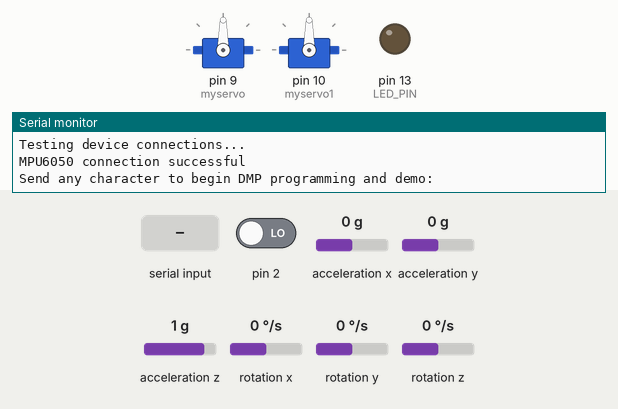
Simulated run of this sketch. Board: Arduino Uno, built with avr-gcc and run on an emulated ATmega328P. On the bench: 2 × servo, output pins drawn as LEDs (lit = HIGH), the last lines printed to the serial monitor. Dashed ring = blinking. The inputs (shaded band) are chosen by the test bench; at power-on: acceleration x 0 g, acceleration z 1 g, rotation z 0 °/s, acceleration y 0 g, pin 2 LOW, rotation x 0 °/s, rotation y 0 °/s. The sensor or clock chip raises its interrupt line as the real part does.

Above: at 0.9 s.
1.0 s: "90,45\n" received over Serial
At 2.75 s:
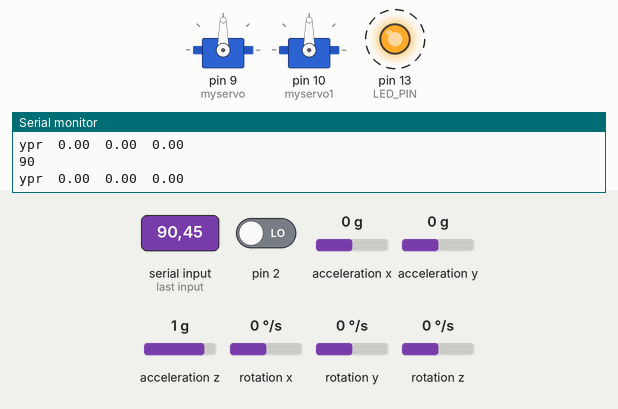
4.0 s: acceleration x set to 0.8 g
At 4.6 s:
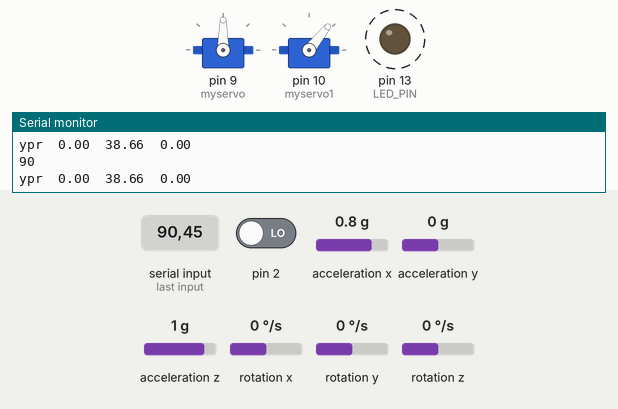
7.0 s: acceleration z set to 0 g
At 7.54 s:
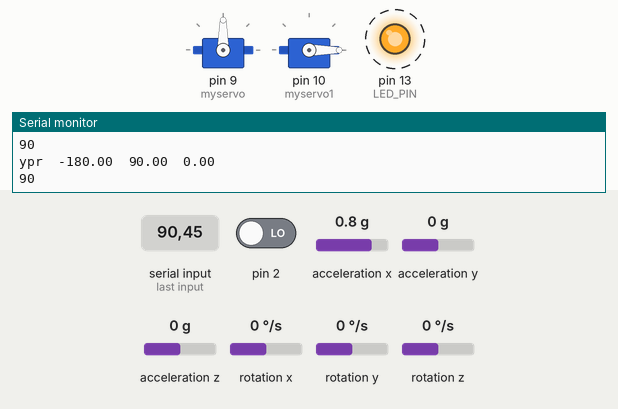
10.0 s: rotation z set to 192 °/s
At 12.6 s:
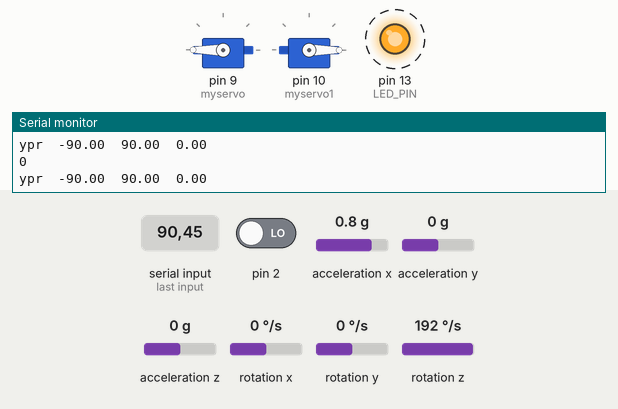
13.0 s: acceleration y set to -1.4 g
At 14.66 s:
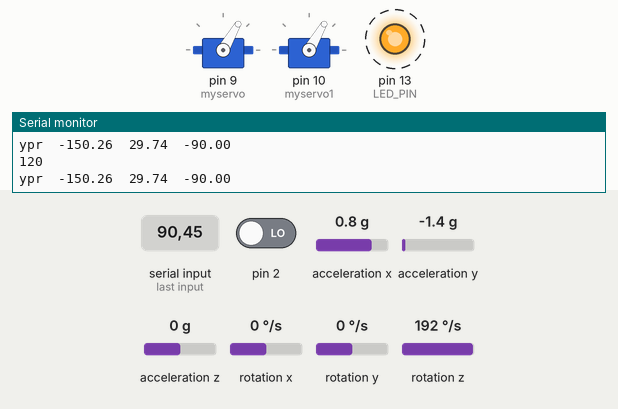
16.0 s: acceleration x set to -1.4 g
At 16.33 s:
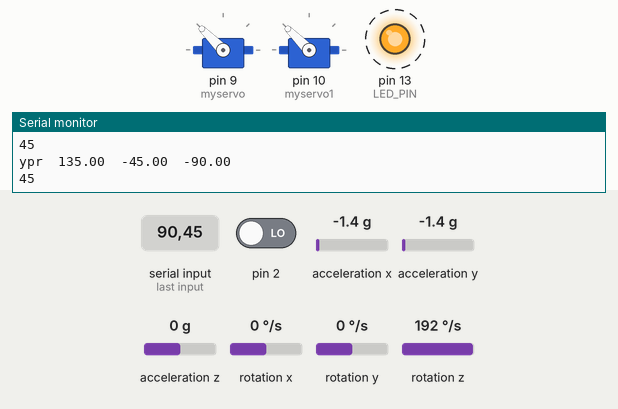
Timing chart, 0 to 20.0 s (numbered marks = the images above; inputs shaded):
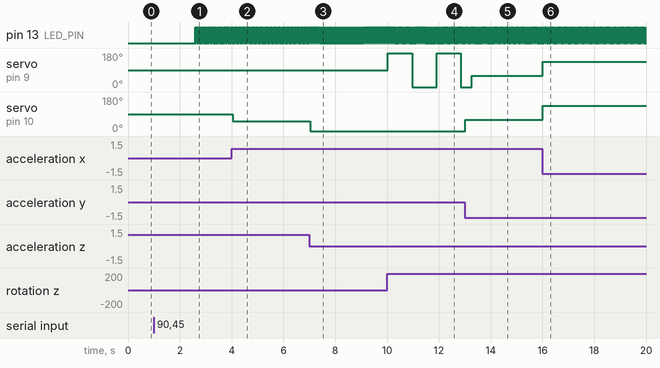

The sketch:

Project-Jarvis-Test.ino
```cpp
#include <Servo.h>
Servo myservo;
Servo myservo1;

// I2Cdev and MPU6050 must be installed as libraries, or else the .cpp/.h files
// for both classes must be in the include path of your project
#include "I2Cdev.h"

#include "MPU6050_6Axis_MotionApps20.h"
//#include "MPU6050.h" // not necessary if using MotionApps include file

// Arduino Wire library is required if I2Cdev I2CDEV_ARDUINO_WIRE implementation
// is used in I2Cdev.h
#if I2CDEV_IMPLEMENTATION == I2CDEV_ARDUINO_WIRE
    #include "Wire.h"
#endif

// class default I2C address is 0x68
// specific I2C addresses may be passed as a parameter here
// AD0 low = 0x68 (default for SparkFun breakout and InvenSense evaluation board)
// AD0 high = 0x69
MPU6050 mpu;
//MPU6050 mpu(0x69); // <-- use for AD0 high

/* =========================================================================
   NOTE: In addition to connection 3.3v, GND, SDA, and SCL, this sketch
   depends on the MPU-6050's INT pin being connected to the Arduino's
   external interrupt #0 pin. On the Arduino Uno and Mega 2560, this is
   digital I/O pin 2.
 * ========================================================================= */

#define OUTPUT_READABLE_YAWPITCHROLL


#define LED_PIN 13 // (Arduino is 13, Teensy is 11, Teensy++ is 6)
bool blinkState = false;

// MPU control/status vars
bool dmpReady = false;  // set true if DMP init was successful
uint8_t mpuIntStatus;   // holds actual interrupt status byte from MPU
uint8_t devStatus;      // return status after each device operation (0 = success, !0 = error)
uint16_t packetSize;    // expected DMP packet size (default is 42 bytes)
uint16_t fifoCount;     // count of all bytes currently in FIFO
uint8_t fifoBuffer[64]; // FIFO storage buffer

// orientation/motion vars
Quaternion q;           // [w, x, y, z]         quaternion container
VectorInt16 aa;         // [x, y, z]            accel sensor measurements
VectorInt16 aaReal;     // [x, y, z]            gravity-free accel sensor measurements
VectorInt16 aaWorld;    // [x, y, z]            world-frame accel sensor measurements
VectorFloat gravity;    // [x, y, z]            gravity vector
float euler[3];         // [psi, theta, phi]    Euler angle container
float ypr[3];           // [yaw, pitch, roll]   yaw/pitch/roll container and gravity vector


// ================================================================
// ===               INTERRUPT DETECTION ROUTINE                ===
// ================================================================

volatile bool mpuInterrupt = false;     // indicates whether MPU interrupt pin has gone high
void dmpDataReady() {
    mpuInterrupt = true;
}


// ================================================================
// ===                      INITIAL SETUP                       ===
// ================================================================
  int startPos = 90;
  int roundup = 0;
  int startPos1 = 90;
  int roundup1 = 0;
void setup() {

  myservo.attach(9);
  myservo.write(startPos);
  myservo1.attach(10);
  myservo1.write(startPos1);
    // join I2C bus (I2Cdev library doesn't do this automatically)
    #if I2CDEV_IMPLEMENTATION == I2CDEV_ARDUINO_WIRE
        Wire.begin();
        TWBR = 24; // 400kHz I2C clock (200kHz if CPU is 8MHz)
    #elif I2CDEV_IMPLEMENTATION == I2CDEV_BUILTIN_FASTWIRE
        Fastwire::setup(400, true);
    #endif

    // initialize serial communication
    // (115200 chosen because it is required for Teapot Demo output, but it's
    // really up to you depending on your project)
    Serial.begin(9600);
    while (!Serial); // wait for Leonardo enumeration, others continue immediately

    // NOTE: 8MHz or slower host processors, like the Teensy @ 3.3v or Ardunio
    // Pro Mini running at 3.3v, cannot handle this baud rate reliably due to
    // the baud timing being too misaligned with processor ticks. You must use
    // 38400 or slower in these cases, or use some kind of external separate
    // crystal solution for the UART timer.

    // initialize device
    Serial.println(F("Initializing I2C devices..."));
    mpu.initialize();

    // verify connection
    Serial.println(F("Testing device connections..."));
    Serial.println(mpu.testConnection() ? F("MPU6050 connection successful") : F("MPU6050 connection failed"));

    // wait for ready
    Serial.println(F("\nSend any character to begin DMP programming and demo: "));
    while (Serial.available() && Serial.read()); // empty buffer
    while (!Serial.available());                 // wait for data
    int deg = Serial.readString().toInt();
    myservo.write(deg);
    while (Serial.available() && Serial.read()); // empty buffer again

    // load and configure the DMP
    Serial.println(F("Initializing DMP..."));
    devStatus = mpu.dmpInitialize();

    // supply your own gyro offsets here, scaled for min sensitivity
    mpu.setXGyroOffset(220);
    mpu.setYGyroOffset(76);
    mpu.setZGyroOffset(-85);
    mpu.setZAccelOffset(1788); // 1688 factory default for my test chip

    // make sure it worked (returns 0 if so)
    if (devStatus == 0) {
        // turn on the DMP, now that it's ready
        Serial.println(F("Enabling DMP..."));
        mpu.setDMPEnabled(true);

        // enable Arduino interrupt detection
        Serial.println(F("Enabling interrupt detection (Arduino external interrupt 0)..."));
        attachInterrupt(0, dmpDataReady, RISING);
        mpuIntStatus = mpu.getIntStatus();

        // set our DMP Ready flag so the main loop() function knows it's okay to use it
        Serial.println(F("DMP ready! Waiting for first interrupt..."));
        dmpReady = true;

        // get expected DMP packet size for later comparison
        packetSize = mpu.dmpGetFIFOPacketSize();
    } else {
        // ERROR!
        // 1 = initial memory load failed
        // 2 = DMP configuration updates failed
        // (if it's going to break, usually the code will be 1)
        Serial.print(F("DMP Initialization failed (code "));
        Serial.print(devStatus);
        Serial.println(F(")"));
    }

    // configure LED for output
    pinMode(LED_PIN, OUTPUT);
}


// ================================================================
// ===                    MAIN PROGRAM LOOP                     ===
// ================================================================

void loop() {
    // if programming failed, don't try to do anything
    if (!dmpReady) return;

    // wait for MPU interrupt or extra packet(s) available
    while (!mpuInterrupt && fifoCount < packetSize) {
        // other program behavior stuff here
        // .
        // .
        // .
        // if you are really paranoid you can frequently test in between other
        // stuff to see if mpuInterrupt is true, and if so, "break;" from the
        // while() loop to immediately process the MPU data
        // .
        // .
        // .
    }

    // reset interrupt flag and get INT_STATUS byte
    mpuInterrupt = false;
    mpuIntStatus = mpu.getIntStatus();

    // get current FIFO count
    fifoCount = mpu.getFIFOCount();

    // check for overflow (this should never happen unless our code is too inefficient)
    if ((mpuIntStatus & 0x10) || fifoCount == 1024) {
        // reset so we can continue cleanly
        mpu.resetFIFO();
        Serial.println(F("FIFO overflow!"));

    // otherwise, check for DMP data ready interrupt (this should happen frequently)
    } else if (mpuIntStatus & 0x02) {
        // wait for correct available data length, should be a VERY short wait
        while (fifoCount < packetSize) fifoCount = mpu.getFIFOCount();

        // read a packet from FIFO
        mpu.getFIFOBytes(fifoBuffer, packetSize);

        // track FIFO count here in case there is > 1 packet available
        // (this lets us immediately read more without waiting for an interrupt)
        fifoCount -= packetSize;

        #ifdef OUTPUT_READABLE_YAWPITCHROLL
            // display Euler angles in degrees
            mpu.dmpGetQuaternion(&q, fifoBuffer);
            mpu.dmpGetGravity(&gravity, &q);
            mpu.dmpGetYawPitchRoll(ypr, &q, &gravity);
            roundup = round(ypr[0] * 180/M_PI);
            roundup1 = round(ypr[1] * 180/M_PI);
            if ( !(roundup < -90) && !(roundup > 90) && (roundup > startPos - 87 || roundup < startPos + 93))
            {
              startPos = roundup + 90;
              if (startPos > 90) myservo.write(90 - (startPos-90));
              else myservo.write(90 + (90 - startPos));
            }

            if ( !(roundup1 < -90) && !(roundup1 > 90) && (roundup1 > startPos1 - 87 || roundup1 < startPos1 + 93)) {
              startPos1 = roundup1 + 90;
              if (startPos1 > 90) myservo1.write(90 - (startPos1-90));
              else myservo1.write(90 + (90 - startPos1));
            }

            Serial.println(startPos);
            Serial.print("ypr\t");
            Serial.print(ypr[0] * 180/M_PI);
            Serial.print("\t");
            Serial.print(ypr[1] * 180/M_PI);
            Serial.print("\t");
            Serial.println(ypr[2] * 180/M_PI);

        #endif

        // blink LED to indicate activity
        blinkState = !blinkState;
        digitalWrite(LED_PIN, blinkState);
    }
}
```

Measured:
- after the input at 1.0 s, pin 13 (LED_PIN): alternates HIGH for 0.02 s and LOW for 0.02 s, starting after 1.6 s
- after the input at 4.0 s, servo on pin 10 (myservo1): 90° → 51° at once
- after the input at 7.0 s, servo on pin 10 (myservo1): 51° → 0° at once
- after the input at 10.0 s, servo on pin 9 (myservo): alternates 180° for 0.93 s and 0° for 0.94 s, starting at once
- after the input at 13.0 s, servo on pin 10 (myservo1): 0° → 60° at once
- after the input at 16.0 s, servo on pin 9 (myservo), servo on pin 10 (myservo1): 60° → 135° at once
